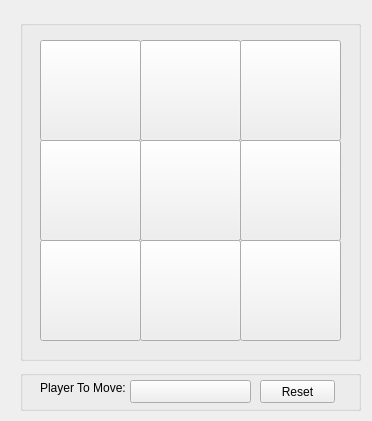
<?xml version="1.0" encoding="UTF-8"?>
<ui version="4.0">
 <class>widgetHexapawn</class>
 <widget class="QWidget" name="widgetHexapawn">
  <property name="geometry">
   <rect>
    <x>0</x>
    <y>0</y>
    <width>372</width>
    <height>421</height>
   </rect>
  </property>
  <property name="windowTitle">
   <string>Hexapawn</string>
  </property>
  <widget class="QGroupBox" name="grpBoard">
   <property name="geometry">
    <rect>
     <x>20</x>
     <y>20</y>
     <width>341</width>
     <height>341</height>
    </rect>
   </property>
   <property name="title">
    <string/>
   </property>
   <widget class="QPushButton" name="btnPawn0">
    <property name="geometry">
     <rect>
      <x>20</x>
      <y>20</y>
      <width>101</width>
      <height>101</height>
     </rect>
    </property>
    <property name="text">
     <string/>
    </property>
   </widget>
   <widget class="QPushButton" name="btnPawn1">
    <property name="geometry">
     <rect>
      <x>120</x>
      <y>20</y>
      <width>101</width>
      <height>101</height>
     </rect>
    </property>
    <property name="text">
     <string/>
    </property>
   </widget>
   <widget class="QPushButton" name="btnPawn3">
    <property name="geometry">
     <rect>
      <x>20</x>
      <y>120</y>
      <width>101</width>
      <height>101</height>
     </rect>
    </property>
    <property name="text">
     <string/>
    </property>
   </widget>
   <widget class="QPushButton" name="btnPawn4">
    <property name="geometry">
     <rect>
      <x>120</x>
      <y>120</y>
      <width>101</width>
      <height>101</height>
     </rect>
    </property>
    <property name="text">
     <string/>
    </property>
   </widget>
   <widget class="QPushButton" name="btnPawn5">
    <property name="geometry">
     <rect>
      <x>220</x>
      <y>120</y>
      <width>101</width>
      <height>101</height>
     </rect>
    </property>
    <property name="text">
     <string/>
    </property>
   </widget>
   <widget class="QPushButton" name="btnPawn2">
    <property name="geometry">
     <rect>
      <x>220</x>
      <y>20</y>
      <width>101</width>
      <height>101</height>
     </rect>
    </property>
    <property name="text">
     <string/>
    </property>
   </widget>
   <widget class="QPushButton" name="btnPawn7">
    <property name="geometry">
     <rect>
      <x>120</x>
      <y>220</y>
      <width>101</width>
      <height>101</height>
     </rect>
    </property>
    <property name="text">
     <string/>
    </property>
   </widget>
   <widget class="QPushButton" name="btnPawn6">
    <property name="geometry">
     <rect>
      <x>20</x>
      <y>220</y>
      <width>101</width>
      <height>101</height>
     </rect>
    </property>
    <property name="text">
     <string/>
    </property>
   </widget>
   <widget class="QPushButton" name="btnPawn8">
    <property name="geometry">
     <rect>
      <x>220</x>
      <y>220</y>
      <width>101</width>
      <height>101</height>
     </rect>
    </property>
    <property name="text">
     <string/>
    </property>
   </widget>
  </widget>
  <widget class="QGroupBox" name="grpInfo">
   <property name="geometry">
    <rect>
     <x>20</x>
     <y>370</y>
     <width>341</width>
     <height>41</height>
    </rect>
   </property>
   <property name="title">
    <string/>
   </property>
   <widget class="QLabel" name="lblPlayerToMove">
    <property name="geometry">
     <rect>
      <x>20</x>
      <y>10</y>
      <width>91</width>
      <height>16</height>
     </rect>
    </property>
    <property name="text">
     <string>Player To Move:</string>
    </property>
   </widget>
   <widget class="QPushButton" name="btnPlayerToMove">
    <property name="enabled">
     <bool>true</bool>
    </property>
    <property name="geometry">
     <rect>
      <x>110</x>
      <y>10</y>
      <width>121</width>
      <height>23</height>
     </rect>
    </property>
    <property name="text">
     <string/>
    </property>
   </widget>
   <widget class="QPushButton" name="btnReset">
    <property name="geometry">
     <rect>
      <x>240</x>
      <y>10</y>
      <width>75</width>
      <height>23</height>
     </rect>
    </property>
    <property name="text">
     <string>Reset</string>
    </property>
   </widget>
  </widget>
 </widget>
 <resources/>
 <connections/>
</ui>
